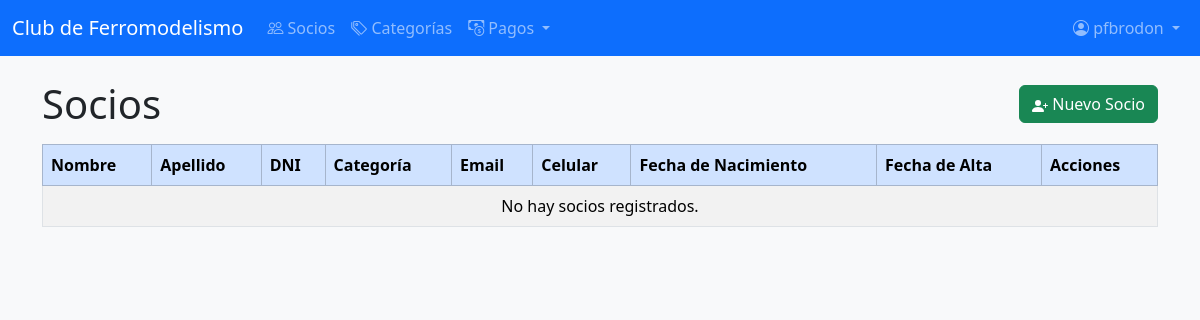
/socios/ (signed in), run on an earlier commit of the app's database.
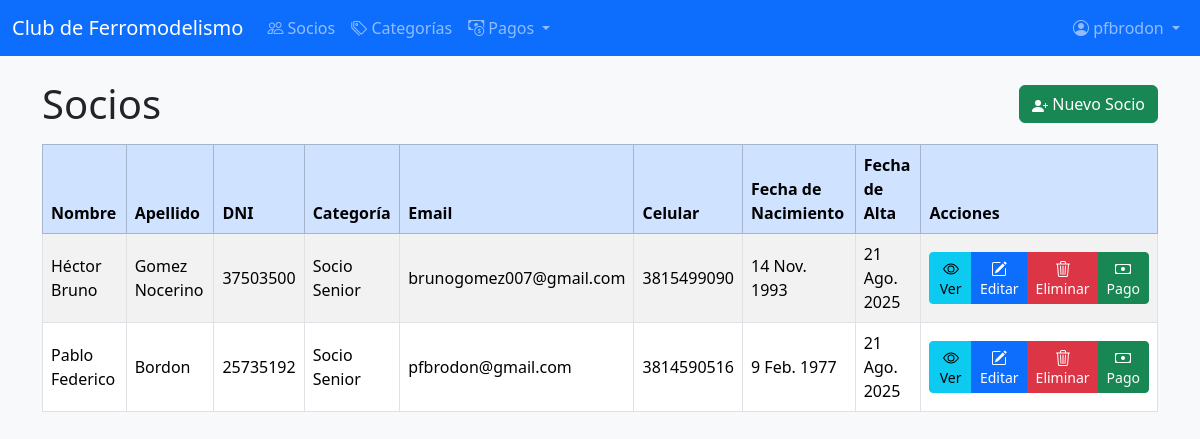
And on a later commit of the database.
### socios/models.py (models this page shows, shortened)
class Socio(models.Model):
    usuario = models.OneToOneField(User, on_delete=models.CASCADE, related_name='socio', null=True, blank=True)
    nombre = models.CharField(max_length=50)
    apellido = models.CharField(max_length=50)
    direccion = models.CharField(max_length=200)
    dni = models.CharField(max_length=20, unique=True)
    categoria = models.ForeignKey(Categoria, on_delete=models.PROTECT, related_name='socios', null=True)
    email = models.EmailField()
    celular = models.CharField(max_length=20)
    fecha_nacimiento = models.DateField()
    fecha_alta = models.DateField(auto_now_add=True)
    es_administrador = models.BooleanField(default=False)
    def get_estado_pagos(self):
        hoy = timezone.now().date()
        mes_actual = hoy.month
        anio_actual = hoy.year
        pago_mes_actual = self.pagos.filter(
            fecha_pago__month=mes_actual,
            fecha_pago__year=anio_actual
        ).exists()
        if pago_mes_actual:
            return "Al día"
        tres_meses_atras = hoy - datetime.timedelta(days=90)
        pagos_recientes = self.pagos.filter(
            fecha_pago__gte=tres_meses_atras
        ).exists()
        if pagos_recientes:
            return "Con atraso"
        return "Moroso"
    class Meta:
        verbose_name = "Socio"
        verbose_name_plural = "Socios"

class Categoria(models.Model):
    nombre = models.CharField(max_length=50, unique=True)
    descripcion = models.TextField(blank=True, null=True)
    def __str__(self):
        return self.nombre
    class Meta:
        verbose_name = "Categoría"
        verbose_name_plural = "Categorías"

### socios/views.py (the view)
# urls.py: path('', SocioListView.as_view(), name='listar'),
class SocioListView(LoginRequiredMixin, EsAdministradorMixin, ListView):
    model = Socio
    template_name = 'socios/socio_list.html'
    context_object_name = 'socios'
    login_url = 'socios:login'
    def get_context_data(self, **kwargs):
        context = super().get_context_data(**kwargs)
        for socio in context['socios']:
            socio.estado = socio.get_estado_pagos()
        return context

### socios/views.py (called while the page is built)
    def test_func(self):
        if self.request.user.is_superuser:
            return True
        if hasattr(self.request.user, 'socio'):
            return self.request.user.socio.es_administrador
        return False

### socios/templates/socios/socio_list.html (shortened to what this page needs)
{% extends 'base.html' %}
{% block content %}
<div class="d-flex justify-content-between align-items-center mb-3">
  <h1 class="mb-0">Socios</h1>
  <a href="{% url 'socios:crear' %}" class="btn btn-success">
    Nuevo Socio
  </a>
</div>
<div class="table-responsive">
  <table class="table table-striped table-bordered align-middle">
      <thead class="table-primary">
          <tr>
              <th>Nombre</th>
              <th>Apellido</th>
              <th>DNI</th>
              <th>Categoría</th>
              <th>Email</th>
              <th>Celular</th>
              <th>Fecha de Nacimiento</th>
              <th>Fecha de Alta</th>
              <th>Acciones</th>
          </tr>
      </thead>
      <tbody>
      {% for socio in socios %}
          <tr>
              <td>{{ socio.nombre }}</td>
              <td>{{ socio.apellido }}</td>
              <td>{{ socio.dni }}</td>
              <td>{{ socio.categoria }}</td>
              <td>{{ socio.email }}</td>
              <td>{{ socio.celular }}</td>
              <td>{{ socio.fecha_nacimiento }}</td>
              <td>{{ socio.fecha_alta }}</td>
              <td>
                  <div class="btn-group" role="group">
                      <a href="{% url 'socios:detalle_socio' socio.pk %}" class="btn btn-sm btn-info" title="Ver detalle">
                          Ver
                      </a>
                      <a href="{% url 'socios:editar' socio.pk %}" class="btn btn-sm btn-primary" title="Editar">
                          Editar
                      </a>
                      <a href="{% url 'socios:eliminar' socio.pk %}" class="btn btn-sm btn-danger" title="Eliminar">
                          Eliminar
                      </a>
                      <a href="{% url 'socios:crear_pago' socio.pk %}" class="btn btn-sm btn-success" title="Registrar pago">
                          Pago
                      </a>
                  </div>
              </td>
          </tr>
      {% empty %}
          <tr><td colspan="9" class="text-center">No hay socios registrados.</td></tr>
      {% endfor %}
      </tbody>
  </table>
</div>
{% endblock %}

What changed in the data, as far as the page shows it:
added Socio: nombre "Héctor Bruno", apellido "Gomez Nocerino", dni "37503500", categoria "Socio Senior", email "brunogomez007@gmail.com", celular "3815499090", fecha_nacimiento "14 Nov. 1993", fecha_alta "21 Ago. 2025"
added Socio: nombre "Pablo Federico", apellido "Bordon", dni "25735192", categoria "Socio Senior", email "pfbrodon@gmail.com", celular "3814590516", fecha_nacimiento "9 Feb. 1977", fecha_alta "21 Ago. 2025"
Also different on the page:
text no longer shown: "No hay socios registrados."
